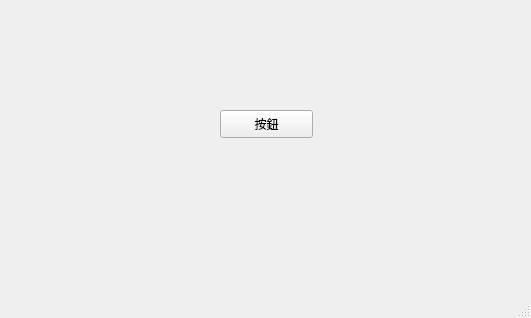
<?xml version="1.0" encoding="UTF-8"?>
<ui version="4.0">
 <class>MainWindow</class>
 <widget class="QMainWindow" name="MainWindow">
  <property name="geometry">
   <rect>
    <x>0</x>
    <y>0</y>
    <width>531</width>
    <height>318</height>
   </rect>
  </property>
  <property name="windowTitle">
   <string>MainWindow</string>
  </property>
  <widget class="QWidget" name="centralwidget">
   <widget class="QPushButton" name="pushButton">
    <property name="geometry">
     <rect>
      <x>220</x>
      <y>110</y>
      <width>93</width>
      <height>28</height>
     </rect>
    </property>
    <property name="text">
     <string>按鈕</string>
    </property>
   </widget>
  </widget>
  <widget class="QMenuBar" name="menubar">
   <property name="geometry">
    <rect>
     <x>0</x>
     <y>0</y>
     <width>531</width>
     <height>22</height>
    </rect>
   </property>
  </widget>
  <widget class="QStatusBar" name="statusbar"/>
 </widget>
 <resources/>
 <connections/>
</ui>
